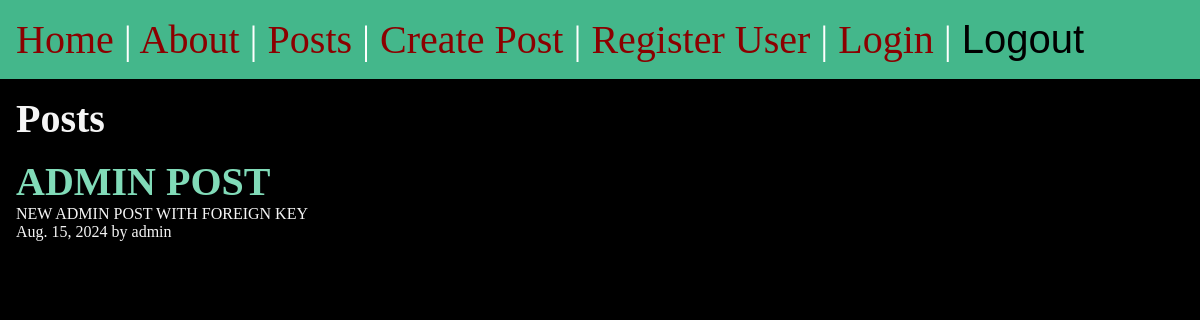
/posts/, run on the app's committed database.
### posts/models.py (models this page shows, shortened)
class Post(models.Model):
    title = models.CharField(max_length=75)
    body = models.TextField()
    slug = models.SlugField()
    date = models.DateField(auto_now_add=True)
    banner = models.ImageField(default='fallback.png',blank=True)
    author = models.ForeignKey(User,on_delete=models.CASCADE,default=None)

### posts/views.py (the view)
# urls.py: path('',views.posts_list,name="list"),
def posts_list(request):
    posts = Post.objects.all().order_by('-date')
    return render(request,'posts/posts_list.html',{'posts':posts})

### posts/templates/posts/posts_list.html (shortened to what this page needs)
{% extends 'layout.html' %}
{% block content %}
    <section>
        <h1>Posts</h1>
        {% for post in posts %}
            <article class="post">
                <h2>
                    <a href="{% url 'posts:specific' slug=post.slug %}">
                        {{ post.title }}
                    </a>
                </h2>
                <p>{{ post.body }}</p>
                <p>{{ post.date }} by {{post.author}}</p>
            </article>
        {% endfor %}
    </section>
{% endblock %}

### static/css/style.css (style rules this page uses)
* { margin: 0; padding: 0; box-sizing: border-box; }
body { min-height: 100vh; background-color: black; color: whitesmoke; font-size: 3rem; }
section { display: flex; flex-flow: column; gap: 1rem; }
h1, h2 { font-size: 2.5rem; }
p { font-size: 1rem; }
a { text-decoration: none; color: #81dbb8; }

### data on the page
Post: title "ADMIN POST", body "NEW ADMIN POST WITH FOREIGN KEY", date "Aug. 15, 2024", author "admin"
